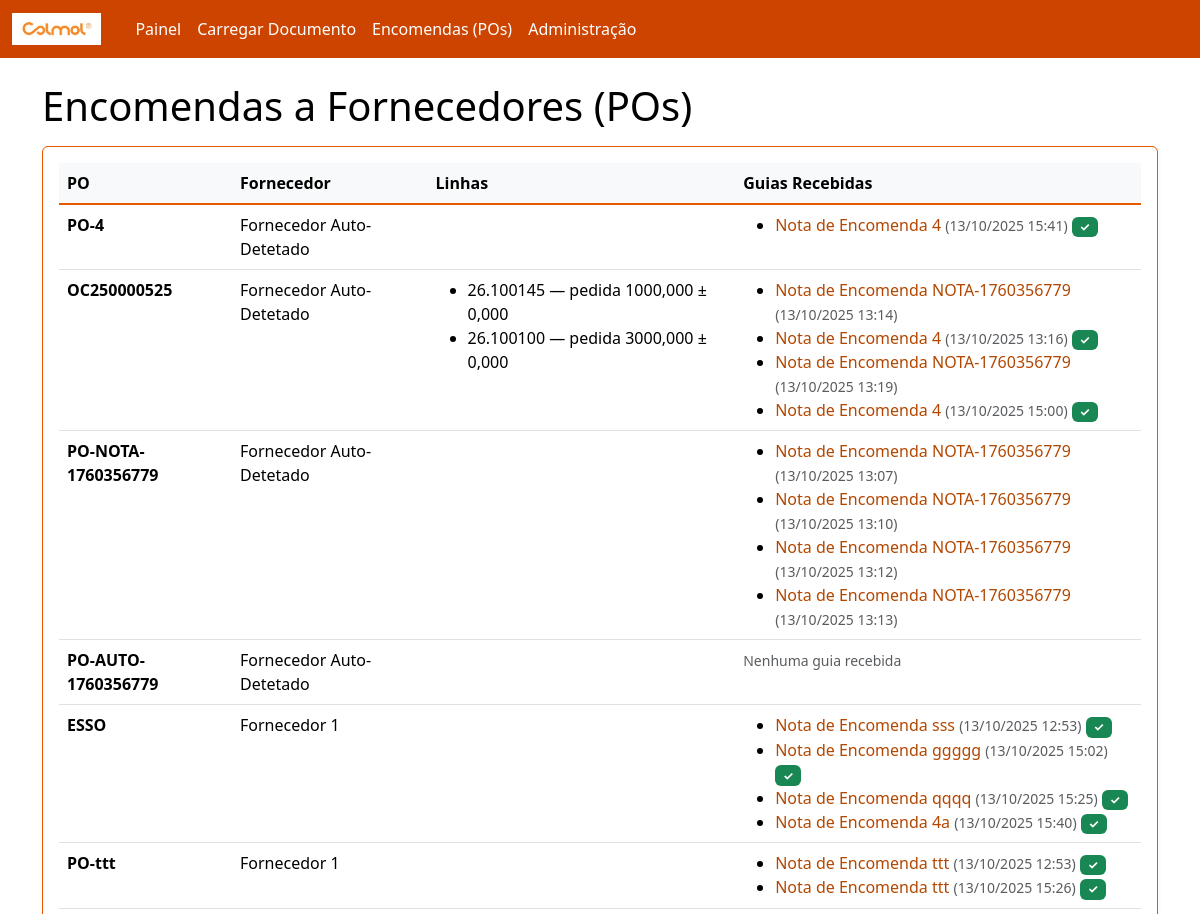
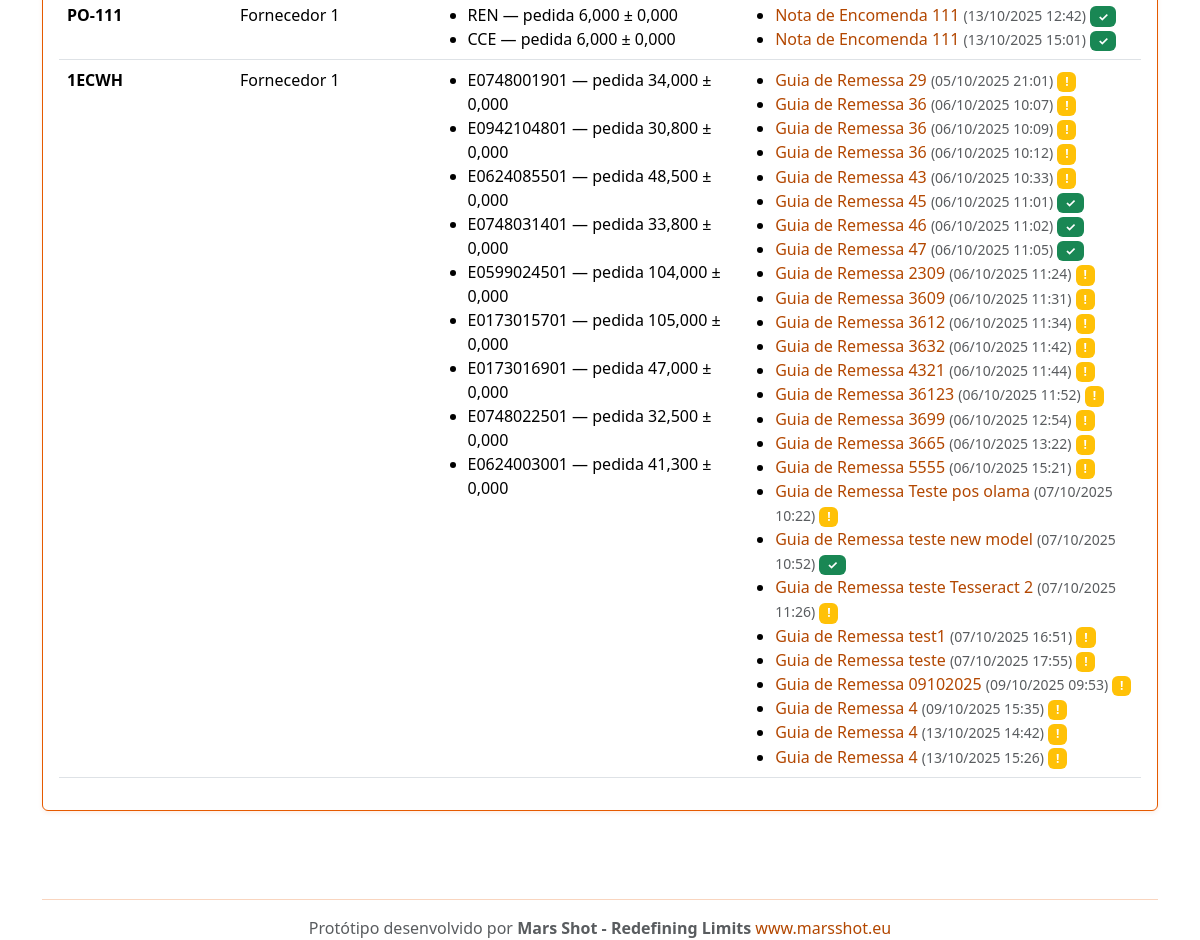
Before: /po/ with the older database file (2 pictures, top to bottom).
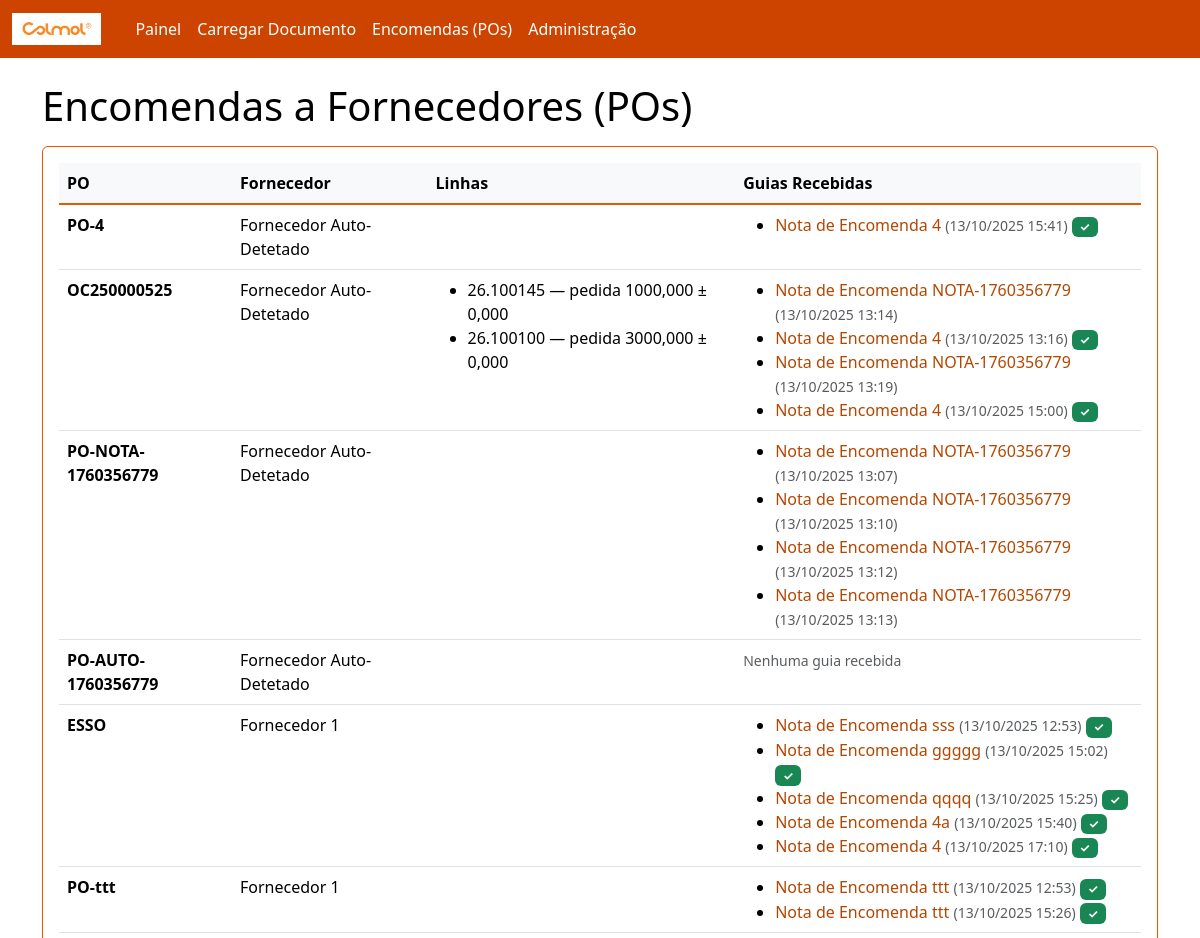
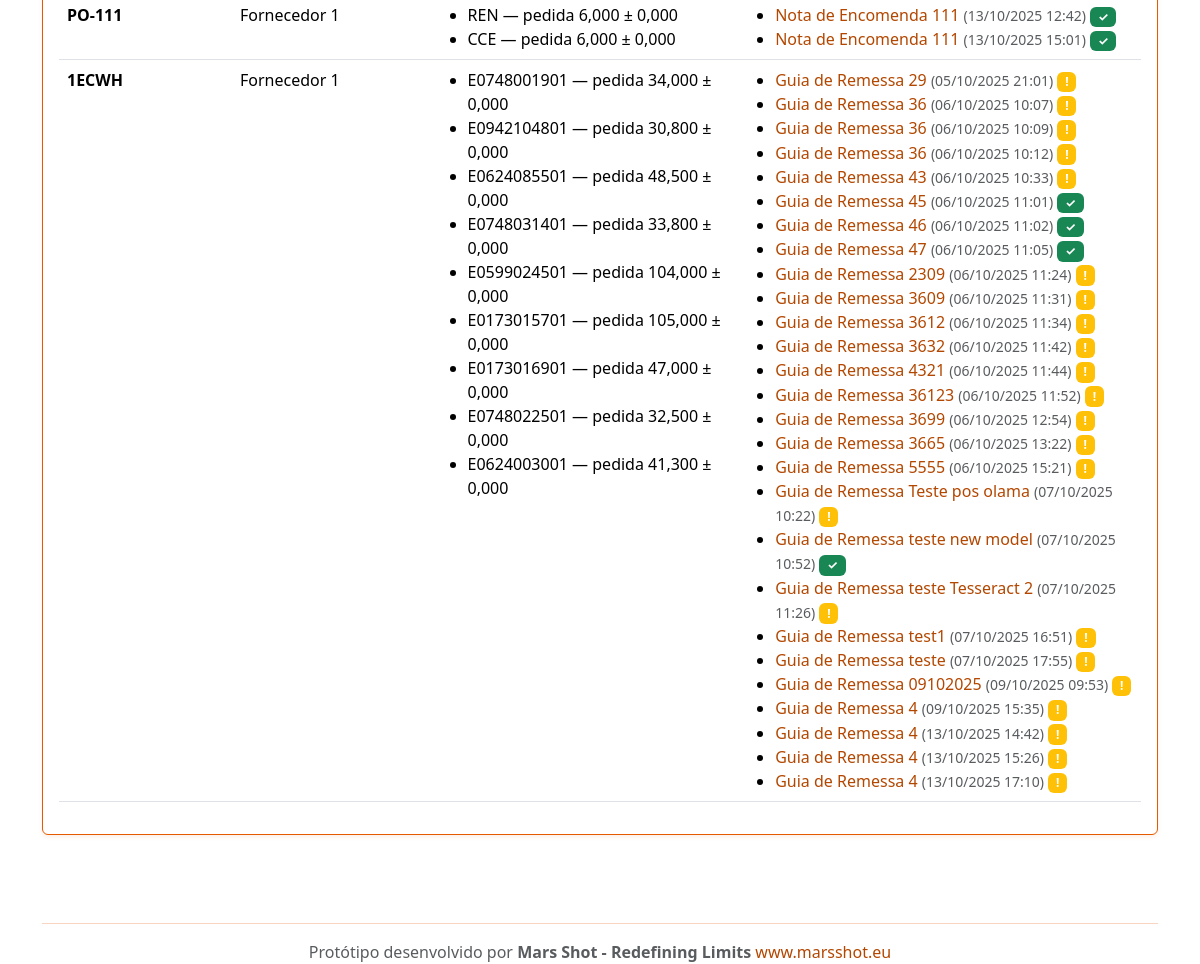
After: the same page with the newer database file (2 pictures, top to bottom).
### rececao/models.py (models this page shows, shortened)
class PurchaseOrder(models.Model):
    number = models.CharField(max_length=100, unique=True)
    supplier = models.ForeignKey(Supplier, on_delete=models.CASCADE, related_name='purchase_orders')
    created_at = models.DateTimeField(auto_now_add=True)

class Supplier(models.Model):
    name = models.CharField(max_length=200, unique=True)
    email = models.EmailField(blank=True, null=True)
    code = models.CharField(max_length=50, unique=True)

class InboundDocument(models.Model):
    DOC_TYPES = (
        ('GR','Guia de Remessa'),
        ('FT','Nota de Encomenda'),
    )
    supplier = models.ForeignKey(Supplier, on_delete=models.CASCADE, related_name='inbound_docs')
    doc_type = models.CharField(max_length=2, choices=DOC_TYPES, default='GR')
    number = models.CharField(max_length=120)
    file = models.FileField(upload_to='inbound/')
    received_at = models.DateTimeField(auto_now_add=True)
    parsed_payload = models.JSONField(default=dict, blank=True)  # resultado do OCR/extração
    po = models.ForeignKey(PurchaseOrder, on_delete=models.SET_NULL, null=True, blank=True, related_name='inbound_docs')

class POLine(models.Model):
    po = models.ForeignKey(PurchaseOrder, on_delete=models.CASCADE, related_name='lines')
    internal_sku = models.CharField(max_length=120)  # código interno Colmol
    description = models.CharField(max_length=255, blank=True)
    unit = models.CharField(max_length=20, default='UN')
    qty_ordered = models.DecimalField(max_digits=12, decimal_places=3)
    tolerance = models.DecimalField(max_digits=6, decimal_places=3, default=0)  # tolerância admitida
    class Meta:
        unique_together = ('po','internal_sku')

### rececao/views.py (the view)
# urls.py: path('po/', views.po_list, name='po_list'),
def po_list(request):
    pos = PurchaseOrder.objects.all().order_by('-id')
    return render(request, 'po_list.html', {'pos': pos})

### templates/po_list.html
{% extends "base.html" %}
{% block content %}
<h1>Encomendas a Fornecedores (POs)</h1>
<div class="card p-3 mt-3">
  <table class="table table-hover">
    <thead><tr><th>PO</th><th>Fornecedor</th><th>Linhas</th><th>Guias Recebidas</th></tr></thead>
    <tbody>
      {% for p in pos %}
      <tr>
        <td><strong>{{ p.number }}</strong></td>
        <td>{{ p.supplier.name }}</td>
        <td>
          <ul class="mb-0">
          {% for l in p.lines.all %}
            <li>{{ l.internal_sku }} — pedida {{ l.qty_ordered }} ± {{ l.tolerance }}</li>
          {% endfor %}
          </ul>
        </td>
        <td>
          {% with guias=p.inbound_docs.all %}
            {% if guias %}
              <ul class="mb-0">
              {% for guia in guias %}
                <li>
                  <a href="/inbound/{{ guia.id }}/" class="text-decoration-none">
                    {{ guia.get_doc_type_display }} {{ guia.number }}
                  </a>
                  <small class="text-muted">({{ guia.received_at|date:"d/m/Y H:i" }})</small>
                  {% if guia.match_result %}
                    {% if guia.match_result.status == 'matched' %}
                      <span class="badge bg-success">✓</span>
                    {% elif guia.match_result.status == 'exceptions' %}
                      <span class="badge bg-warning">!</span>
                    {% endif %}
                  {% endif %}
                </li>
              {% endfor %}
              </ul>
            {% else %}
              <small class="text-muted">Nenhuma guia recebida</small>
            {% endif %}
          {% endwith %}
        </td>
      </tr>
      {% empty %}
      <tr><td colspan="4">Sem POs. Use o admin para criar dados de exemplo.</td></tr>
      {% endfor %}
    </tbody>
  </table>
</div>
{% endblock %}

### templates/base.html (shortened to what this page needs)
{% load static %}
<!doctype html>
<html lang="pt">
<head>
  <link href="https://cdn.jsdelivr.net/npm/bootstrap@5.3.3/dist/css/bootstrap.min.css" rel="stylesheet">
</head>
<body>
  <nav class="navbar navbar-expand-lg navbar-dark">
    <div class="container-fluid">
      <a class="navbar-brand d-flex align-items-center" href="/">
        <img src="{% static 'colmol-logo.png' %}" alt="Colmol" style="height: 32px; margin-right: 10px;">
      </a>
      <div class="collapse navbar-collapse" id="nav">
        <ul class="navbar-nav me-auto mb-2 mb-lg-0">
          <li class="nav-item"><a class="nav-link" href="/">Painel</a></li>
          <li class="nav-item"><a class="nav-link" href="/upload/">Carregar Documento</a></li>
          <li class="nav-item"><a class="nav-link" href="/po/">Encomendas (POs)</a></li>
          <li class="nav-item"><a class="nav-link" href="/admin/">Administração</a></li>
        </ul>
      </div>
    </div>
  </nav>
  <main class="container my-4">
    {% block content %}{% endblock %}
  </main>
  <footer class="container my-5">
    <hr class="border-secondary" />
    <div class="text-center">
      <p class="mb-0 text-muted">Protótipo desenvolvido por <strong>Mars Shot - Redefining Limits</strong> <a
          href="https://www.marsshot.eu" target="_blank" class="text-decoration-none">www.marsshot.eu</a></p>
    </div>
  </footer>
</body>
</html>

Changed rows visible on the page:
added InboundDocument: doc_type "Nota de Encomenda", number "4", received_at "13/10/2025 17:10", shown under PurchaseOrder "ESSO"
added InboundDocument: doc_type "Guia de Remessa", number "4", received_at "13/10/2025 17:10", shown under PurchaseOrder "1ECWH"
